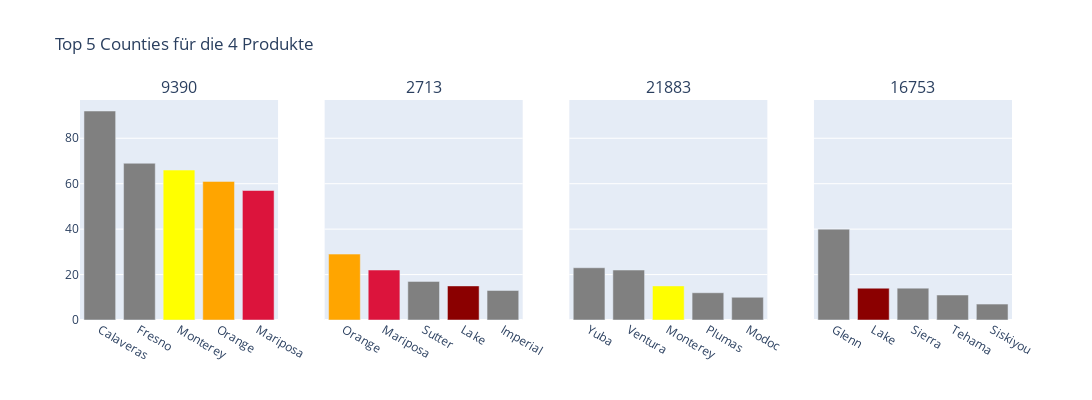

The code cell stored with this chart in its notebook:
### Code cell
from plotly.subplots import make_subplots
colors1=['grey']*5
colors2=['grey']*5
colors3=['grey']*5
colors4=['grey']*5
colors1[2]='yellow'
colors1[3]='orange'
colors1[4]='crimson'
colors2[0]='orange'
colors2[1]='crimson'
colors2[3]='darkred'
colors3[2]='yellow'
colors4[1]='darkred'
fig = make_subplots(rows=1,
                    cols=4,
                    shared_yaxes='all',
                    subplot_titles = ['9390','2713','21883','16753'])

fig.add_trace(
    go.Bar(x=df_9390_t5.county, y=df_9390_t5['Anzahl Bestellungen'], name = '9390',marker_color=colors1),
    row=1, col=1
)

fig.add_trace(
    go.Bar(x=df_2713_t5.county, y=df_2713_t5['Anzahl Bestellungen'], name = '2713',marker_color=colors2),
    row=1, col=2
)

fig.add_trace(
    go.Bar(x=df_21883_t5.county, y=df_21883_t5['Anzahl Bestellungen'], name = '21883',marker_color=colors3),
    row=1, col=3
)

fig.add_trace(
    go.Bar(x=df_16753_t5.county, y=df_16753_t5['Anzahl Bestellungen'], name = '16753',marker_color=colors4),
    row=1, col=4
)
fig.update_layout(height=400, width=1200,
                  title_text="Top 5 Counties für die 4 Produkte",
                  #colorway= ['green','green','green','green'],
                  showlegend=False)

fig.show()

### Figure 1 — Plotly figure (JSON) as saved in the notebook; plotly's stock layout.template omitted (floating-point values rounded to 4 significant figures)
{"data": [{"marker": {"color": ["grey", "grey", "yellow", "orange", "crimson"]}, "name": "9390", "type": "bar", "x": ["Calaveras", "Fresno", "Monterey", "Orange", "Mariposa"], "xaxis": "x", "y": [92, 69, 66, 61, 57], "yaxis": "y"}, {"marker": {"color": ["orange", "crimson", "grey", "darkred", "grey"]}, "name": "2713", "type": "bar", "x": ["Orange", "Mariposa", "Sutter", "Lake", "Imperial"], "xaxis": "x2", "y": [29, 22, 17, 15, 13], "yaxis": "y2"}, {"marker": {"color": ["grey", "grey", "yellow", "grey", "grey"]}, "name": "21883", "type": "bar", "x": ["Yuba", "Ventura", "Monterey", "Plumas", "Modoc"], "xaxis": "x3", "y": [23, 22, 15, 12, 10], "yaxis": "y3"}, {"marker": {"color": ["grey", "darkred", "grey", "grey", "grey"]}, "name": "16753", "type": "bar", "x": ["Glenn", "Lake", "Sierra", "Tehama", "Siskiyou"], "xaxis": "x4", "y": [40, 14, 14, 11, 7], "yaxis": "y4"}], "layout": {"annotations": [{"font": {"size": 16}, "showarrow": false, "text": "9390", "x": 0.1062, "xanchor": "center", "xref": "paper", "y": 1, "yanchor": "bottom", "yref": "paper"}, {"font": {"size": 16}, "showarrow": false, "text": "2713", "x": 0.3688, "xanchor": "center", "xref": "paper", "y": 1, "yanchor": "bottom", "yref": "paper"}, {"font": {"size": 16}, "showarrow": false, "text": "21883", "x": 0.6313, "xanchor": "center", "xref": "paper", "y": 1, "yanchor": "bottom", "yref": "paper"}, {"font": {"size": 16}, "showarrow": false, "text": "16753", "x": 0.8938, "xanchor": "center", "xref": "paper", "y": 1, "yanchor": "bottom", "yref": "paper"}], "height": 400, "showlegend": false, "title": {"text": "Top 5 Counties für die 4 Produkte"}, "width": 1200, "xaxis": {"anchor": "y", "autorange": true, "domain": [0, 0.2125], "range": [-0.5, 4.5], "type": "category"}, "xaxis2": {"anchor": "y2", "autorange": true, "domain": [0.2625, 0.475], "range": [-0.5, 4.5], "type": "category"}, "xaxis3": {"anchor": "y3", "autorange": true, "domain": [0.525, 0.7375], "range": [-0.5, 4.5], "type": "category"}, "xaxis4": {"anchor": "y4", "autorange": true, "domain": [0.7875, 1], "range": [-0.5, 4.5], "type": "category"}, "yaxis": {"anchor": "x", "autorange": true, "domain": [0, 1], "range": [0, 96.84], "type": "linear"}, "yaxis2": {"anchor": "x2", "autorange": true, "domain": [0, 1], "matches": "y", "range": [0, 96.84], "showticklabels": false, "type": "linear"}, "yaxis3": {"anchor": "x3", "autorange": true, "domain": [0, 1], "matches": "y", "range": [0, 96.84], "showticklabels": false, "type": "linear"}, "yaxis4": {"anchor": "x4", "autorange": true, "domain": [0, 1], "matches": "y", "range": [0, 96.84], "showticklabels": false, "type": "linear"}}}
